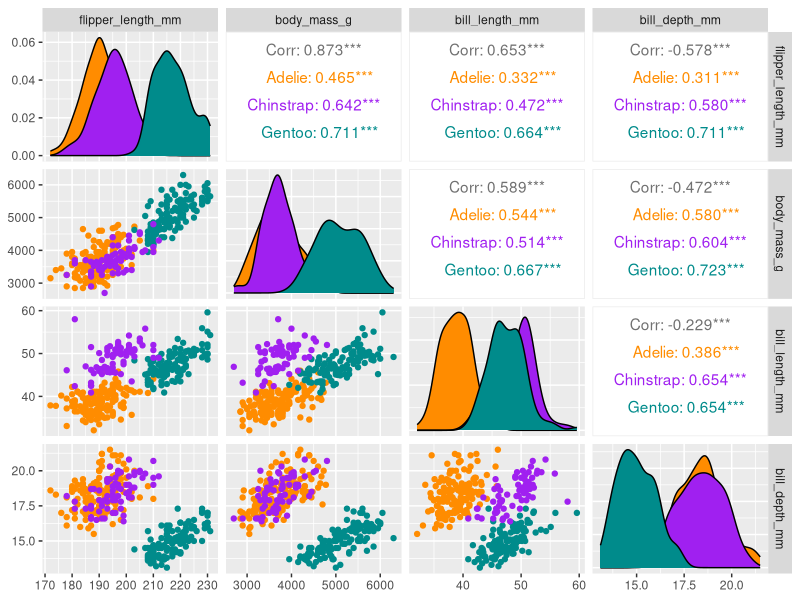
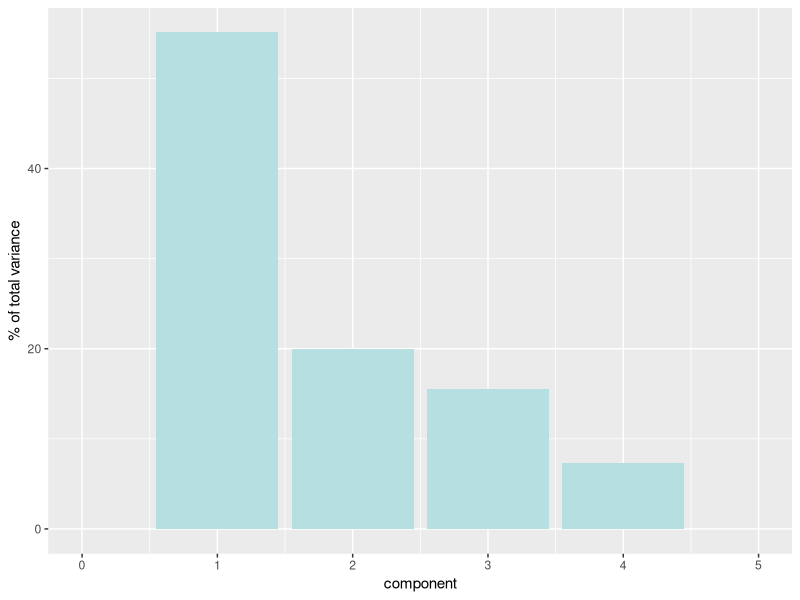

Source code (R) for these figures, in order: (Note: this script raises an error after producing the figures.)
#https://www.r-bloggers.com/2020/06/penguins-dataset-overview-iris-alternative-in-r/
#install.packages("remotes")
#remotes::install_github("allisonhorst/palmerpenguins")

#
library(tidyverse)
library(palmerpenguins)
library(psych)
library(gclus)
library(recipes)

#install.packages("GGally")

library("ggplot2")                     
library("GGally")

library(cluster)



######################
# Snabbanalys av datan
######################
print(names(penguins))

df <- as.tibble(penguins)

print(head(df))

#Ger binär representation av dataframen med TRUE där vi har NA
print(any(is.na(df)))
#Kan också slicea istället för att använda head
nr_of_rows <- 6
binary_df <- is.na(df)
print(sum(binary_df))
print(rowSums(binary_df))

print(binary_df[1:nr_of_rows, 1:length(names(penguins))])


non_na_df <- na.omit(df)

#Har vi verkligen hanterat alla NA-värden?
print(any(is.na(non_na_df)))

print(summary(non_na_df))
print(describe(non_na_df))




######################
# Visualisering
######################

non_na_df %>%
  select(species, where(is.numeric)) %>% 
  GGally::ggpairs(aes(color = species),
                  columns = c("flipper_length_mm", "body_mass_g", 
                              "bill_length_mm", "bill_depth_mm")) +
  scale_colour_manual(values = c("darkorange","purple","cyan4")) +
  scale_fill_manual(values = c("darkorange","purple","cyan4"))


######################
# Principal Component Analysis
######################
penguin_recipe <-
  recipe(~., data = non_na_df) %>% 
  update_role(species, island, sex, new_role = "id") %>% 
  step_normalize(all_predictors()) %>%
  step_pca(all_predictors(), id = "pca") %>% 
  prep()

penguin_pca <- 
  penguin_recipe %>% 
  tidy(id = "pca") 

penguin_pca


non_na_df %>% 
  dplyr::select(where(is.numeric)) %>% 
  tidyr::drop_na() %>% 
  scale() %>% 
  prcomp() %>%  
  .$rotation



penguin_recipe %>% 
  tidy(id = "pca", type = "variance") %>% 
  dplyr::filter(terms == "percent variance") %>% 
  ggplot(aes(x = component, y = value)) + 
  geom_col(fill = "#b6dfe2") + 
  xlim(c(0, 5)) + 
  ylab("% of total variance")


##############################
#Klustring - innan normalisering
#############################

labels <- non_na_df$species

kmeans_data <- non_na_df %>% select(where(is.numeric))

min_val <- 2
max_val <- 10
results <- as.tibble(cbind("Measure" = 0, "Clusters" = 0))


for( i in min_val:max_val){
  kmeans_results <- kmeans(kmeans_data, centers = i, nstart = 20)
  
  measure <- kmeans_results$betweenss/kmeans.re$totss
  
  results <- rbind(results, list(measure, i))
  
}


print(kmeans_results)
#För att inspektera vad vi har i vår kmeans.re - använd str()
print(str(kmeans_results))

#Plocka bort startvärde för 0 kluster - inte superspännande!
results <- results[-1, ]
ggplot(data=results[-1, ], aes(x=Clusters, y=Measure)) +
  geom_line()+
  geom_point()
